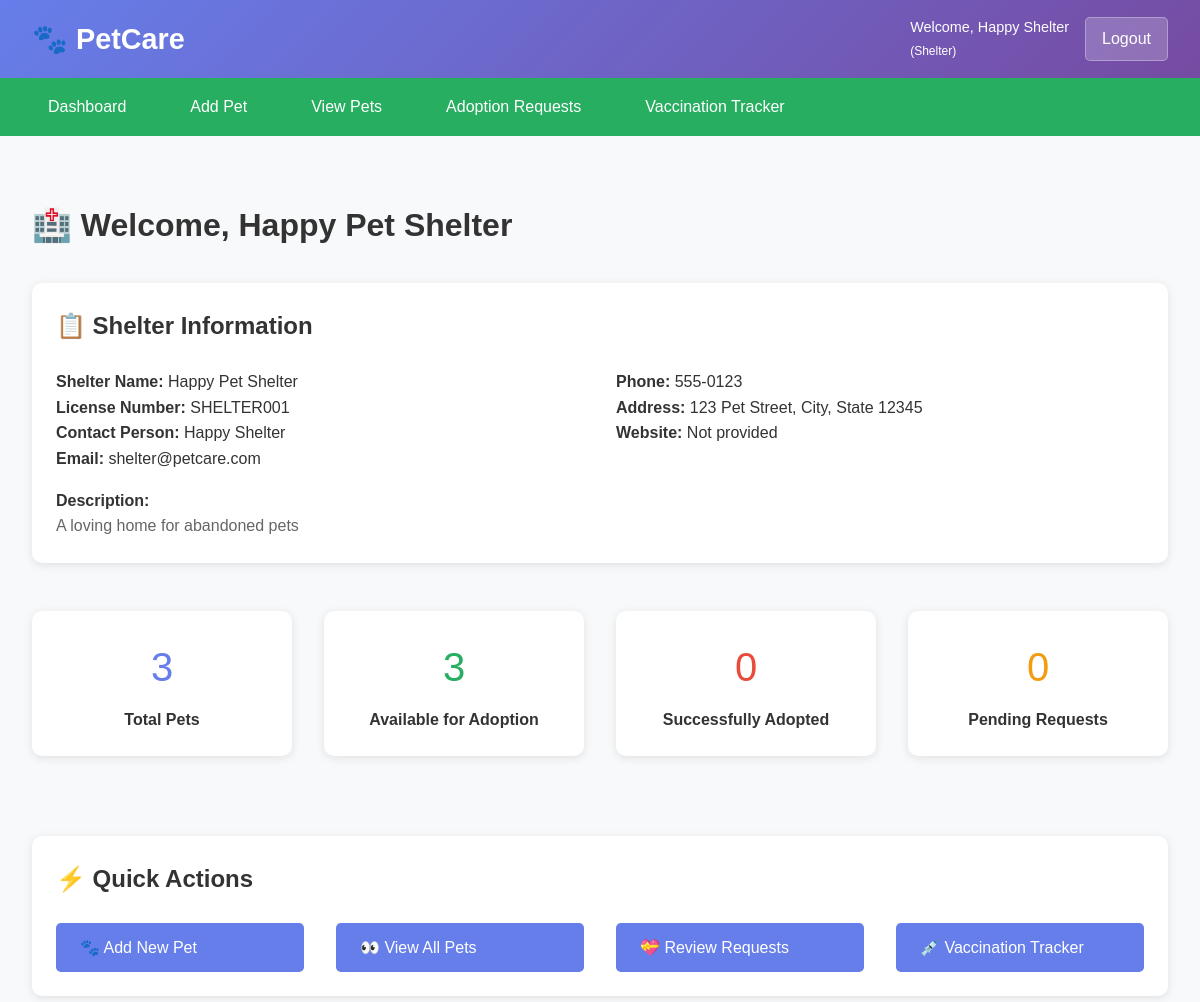
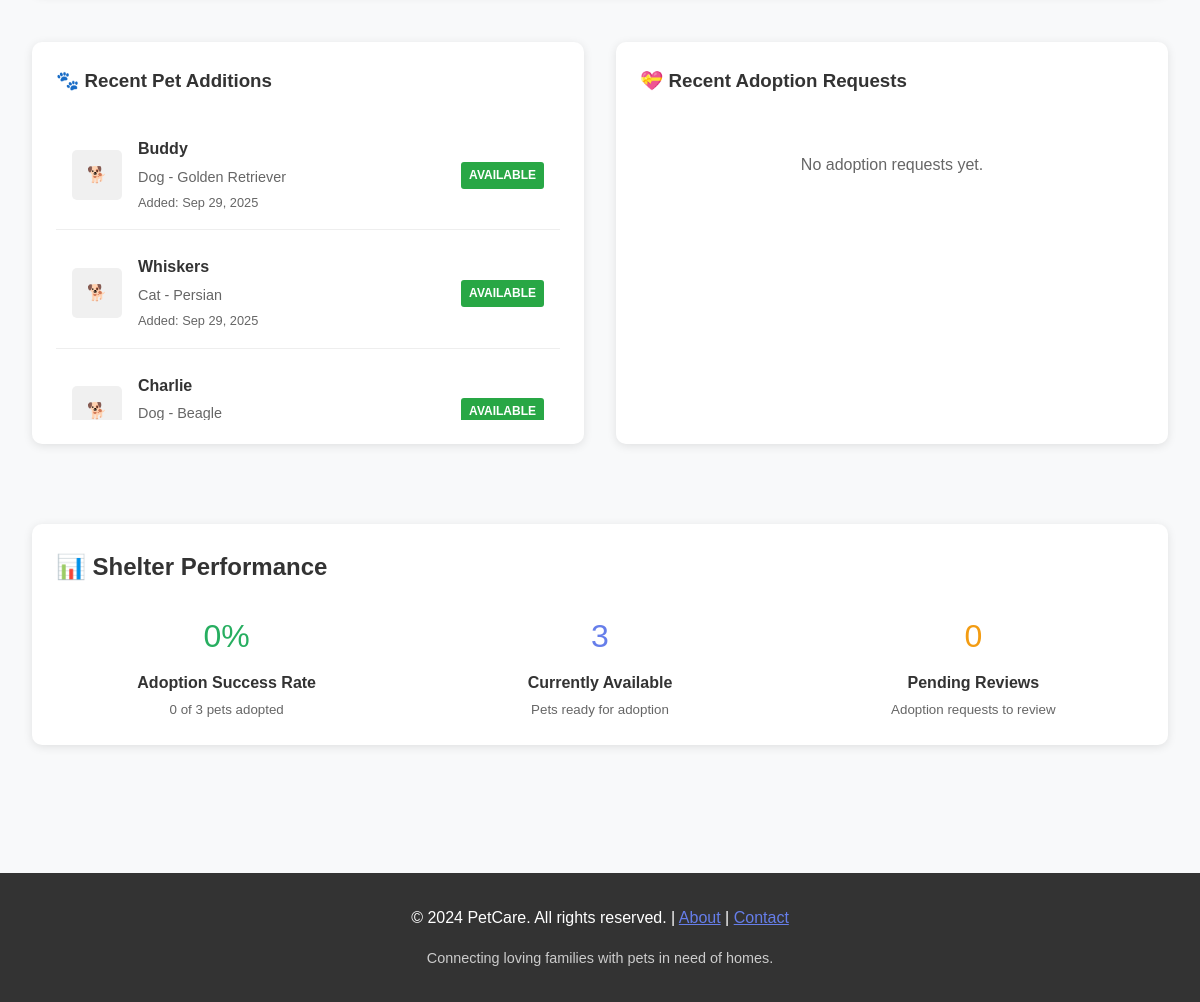
The page /shelter/dashboard.php (signed in) on the database its author committed (2 pictures, top to bottom).
### tables this page shows
CREATE TABLE shelters (
    id INT AUTO_INCREMENT PRIMARY KEY,
    user_id INT NOT NULL,
    shelter_name VARCHAR(100) NOT NULL,
    license_number VARCHAR(50),
    description TEXT,
    website VARCHAR(100),
    FOREIGN KEY (user_id) REFERENCES users(id) ON DELETE CASCADE
);

CREATE TABLE users (
    id INT AUTO_INCREMENT PRIMARY KEY,
    username VARCHAR(50) UNIQUE NOT NULL,
    email VARCHAR(100) UNIQUE NOT NULL,
    password VARCHAR(255) NOT NULL,
    user_type ENUM('admin', 'shelter', 'adopter') NOT NULL,
    first_name VARCHAR(50) NOT NULL,
    last_name VARCHAR(50) NOT NULL,
    phone VARCHAR(20),
    address TEXT,
    created_at TIMESTAMP DEFAULT CURRENT_TIMESTAMP,
    updated_at TIMESTAMP DEFAULT CURRENT_TIMESTAMP ON UPDATE CURRENT_TIMESTAMP
);

CREATE TABLE pets (
    id INT AUTO_INCREMENT PRIMARY KEY,
    shelter_id INT NOT NULL,
    name VARCHAR(50) NOT NULL,
    species ENUM('dog', 'cat', 'bird', 'rabbit', 'other') NOT NULL,
    breed VARCHAR(50),
    age INT,
    gender ENUM('male', 'female') NOT NULL,
    size ENUM('small', 'medium', 'large') NOT NULL,
    color VARCHAR(50),
    description TEXT,
    health_status VARCHAR(100),
    vaccination_status ENUM('up_to_date', 'partial', 'not_vaccinated') DEFAULT 'not_vaccinated',
    adoption_fee DECIMAL(10,2),
    status ENUM('available', 'adopted', 'pending', 'not_available') DEFAULT 'available',
    photo_path VARCHAR(255),
    created_at TIMESTAMP DEFAULT CURRENT_TIMESTAMP,
    updated_at TIMESTAMP DEFAULT CURRENT_TIMESTAMP ON UPDATE CURRENT_TIMESTAMP,
    FOREIGN KEY (shelter_id) REFERENCES shelters(id) ON DELETE CASCADE
);

### shelter/dashboard.php (the view, shortened to what this page needs)
<?php
require_once '../config/db.php';
try {
    $stmt = $pdo->prepare("
        SELECT s.*, u.first_name, u.last_name, u.email, u.phone, u.address
        FROM shelters s
        JOIN users u ON s.user_id = u.id
        WHERE u.id = ?
    ");
    $stmt->execute([$_SESSION['user_id']]);
    $shelter = $stmt->fetch();
    $shelter_id = $shelter['id'];
} catch(PDOException $e) {
    header('Location: /PetCare/index.php');
    exit();
}
try {
    $stats = [];
    $stmt = $pdo->prepare("SELECT COUNT(*) as count FROM pets WHERE shelter_id = ?");
    $stmt->execute([$shelter_id]);
    $stats['total_pets'] = $stmt->fetch()['count'];
    $stmt = $pdo->prepare("SELECT COUNT(*) as count FROM pets WHERE shelter_id = ? AND status = 'available'");
    $stmt->execute([$shelter_id]);
    $stats['available_pets'] = $stmt->fetch()['count'];
    $stmt = $pdo->prepare("SELECT COUNT(*) as count FROM pets WHERE shelter_id = ? AND status = 'adopted'");
    $stmt->execute([$shelter_id]);
    $stats['adopted_pets'] = $stmt->fetch()['count'];
    $stmt = $pdo->prepare("SELECT COUNT(*) as count FROM adoption_requests WHERE shelter_id = ? AND status = 'pending'");
    $stmt->execute([$shelter_id]);
    $stats['pending_requests'] = $stmt->fetch()['count'];
    $stmt = $pdo->prepare("
        SELECT * FROM pets
        WHERE shelter_id = ?
        ORDER BY created_at DESC
        LIMIT 5
    ");
    $stmt->execute([$shelter_id]);
    $recent_pets = $stmt->fetchAll();
    $stmt = $pdo->prepare("
        SELECT ar.*, p.name as pet_name, u.first_name, u.last_name, u.email
        FROM adoption_requests ar
        JOIN pets p ON ar.pet_id = p.id
        JOIN users u ON ar.adopter_id = u.id
        WHERE ar.shelter_id = ?
        ORDER BY ar.request_date DESC
        LIMIT 5
    ");
    $stmt->execute([$shelter_id]);
    $recent_requests = $stmt->fetchAll();
} catch(PDOException $e) {
    $stats = ['total_pets' => 0, 'available_pets' => 0, 'adopted_pets' => 0, 'pending_requests' => 0];
    $recent_pets = $recent_requests = [];
}
?>
<?php include '../common/header.php'; ?>
<?php include '../common/navbar_shelter.php'; ?>
<div class="main-content">
    <h1 style="color: #333; margin-bottom: 2rem;">🏥 Welcome, <?php echo htmlspecialchars($shelter['shelter_name']); ?></h1>
    <div class="card" style="margin-bottom: 3rem;">
        <h2 style="color: #333; margin-bottom: 1.5rem;">📋 Shelter Information</h2>
        <div class="grid grid-2">
            <div>
                <p><strong>Shelter Name:</strong> <?php echo htmlspecialchars($shelter['shelter_name']); ?></p>
                <p><strong>License Number:</strong> <?php echo htmlspecialchars($shelter['license_number']); ?></p>
                <p><strong>Contact Person:</strong> <?php echo htmlspecialchars($shelter['first_name'] . ' ' . $shelter['last_name']); ?></p>
                <p><strong>Email:</strong> <?php echo htmlspecialchars($shelter['email']); ?></p>
            </div>
            <div>
                <p><strong>Phone:</strong> <?php echo $shelter['phone'] ? htmlspecialchars($shelter['phone']) : 'Not provided'; ?></p>
                <p><strong>Address:</strong> <?php echo $shelter['address'] ? htmlspecialchars($shelter['address']) : 'Not provided'; ?></p>
                <p><strong>Website:</strong> <?php echo $shelter['website'] ? '<a href="' . htmlspecialchars($shelter['website']) . '" target="_blank">' . htmlspecialchars($shelter['website']) . '</a>' : 'Not provided'; ?></p>
            </div>
        </div>
        <?php if ($shelter['description']): ?>
            <div style="margin-top: 1rem;">
                <p><strong>Description:</strong></p>
                <p style="color: #666; line-height: 1.6;"><?php echo htmlspecialchars($shelter['description']); ?></p>
            </div>
        <?php endif; ?>
    </div>
    <div class="grid grid-4" style="margin-bottom: 3rem;">
        <div class="card text-center">
            <div style="font-size: 2.5rem; color: #667eea; margin-bottom: 0.5rem;">
                <?php echo $stats['total_pets']; ?>
            </div>
            <h4>Total Pets</h4>
        </div>
        <div class="card text-center">
            <div style="font-size: 2.5rem; color: #27ae60; margin-bottom: 0.5rem;">
                <?php echo $stats['available_pets']; ?>
            </div>
            <h4>Available for Adoption</h4>
        </div>
        <div class="card text-center">
            <div style="font-size: 2.5rem; color: #e74c3c; margin-bottom: 0.5rem;">
                <?php echo $stats['adopted_pets']; ?>
            </div>
            <h4>Successfully Adopted</h4>
        </div>
        <div class="card text-center">
            <div style="font-size: 2.5rem; color: #f39c12; margin-bottom: 0.5rem;">
                <?php echo $stats['pending_requests']; ?>
            </div>
            <h4>Pending Requests</h4>
        </div>
    </div>
    <div class="card" style="margin-bottom: 3rem;">
        <h2 style="color: #333; margin-bottom: 1.5rem;">⚡ Quick Actions</h2>
        <div class="grid grid-4">
            <a href="addPet.php" class="btn">🐾 Add New Pet</a>
            <a href="viewPets.php" class="btn">👀 View All Pets</a>
            <a href="adoptionRequests.php" class="btn">💝 Review Requests</a>
            <a href="vaccinationTracker.php" class="btn">💉 Vaccination Tracker</a>
        </div>
    </div>
    <div class="grid grid-2" style="margin-bottom: 3rem;">
        <div class="card">
            <h3 style="color: #333; margin-bottom: 1.5rem;">🐾 Recent Pet Additions</h3>
            <?php if (!empty($recent_pets)): ?>
                <div style="max-height: 300px; overflow-y: auto;">
                    <?php foreach ($recent_pets as $pet): ?>
                        <div style="display: flex; align-items: center; padding: 1rem; border-bottom: 1px solid #eee; margin-bottom: 0.5rem;">
                            <div style="margin-right: 1rem;">
                                <?php if ($pet['photo_path'] && file_exists('../uploads/' . $pet['photo_path'])): ?>
                                    <img src="../uploads/<?php echo htmlspecialchars($pet['photo_path']); ?>"
                                         alt="<?php echo htmlspecialchars($pet['name']); ?>"
                                         style="width: 50px; height: 50px; object-fit: cover; border-radius: 5px;">
                                <?php else: ?>
                                    <div style="width: 50px; height: 50px; background: #f0f0f0; border-radius: 5px; display: flex; align-items: center; justify-content: center;">
                                        🐕
                                    </div>
                                <?php endif; ?>
                            </div>
                            <div style="flex: 1;">
                                <h4 style="margin: 0; color: #333;"><?php echo htmlspecialchars($pet['name']); ?></h4>
                                <p style="margin: 0.25rem 0; color: #666; font-size: 0.9rem;">
                                    <?php echo ucfirst($pet['species']); ?> - <?php echo htmlspecialchars($pet['breed']); ?>
                                </p>
                                <p style="margin: 0; color: #666; font-size: 0.8rem;">
                                    Added: <?php echo date('M j, Y', strtotime($pet['created_at'])); ?>
                                </p>
                            </div>
                            <div>
                                <span class="badge badge-<?php
                                    echo $pet['status'] === 'available' ? 'success' :
                                        ($pet['status'] === 'adopted' ? 'info' :
                                        ($pet['status'] === 'pending' ? 'warning' : 'secondary'));
                                ?>">
                                    <?php echo ucfirst($pet['status']); ?>
                                </span>
                            </div>
                        </div>
                    <?php endforeach; ?>
                </div>
            <?php else: ?>
                <p style="color: #666; text-align: center; padding: 2rem;">No pets added yet.</p>
            <?php endif; ?>
        </div>
        <div class="card">
            <h3 style="color: #333; margin-bottom: 1.5rem;">💝 Recent Adoption Requests</h3>
            <?php if (!empty($recent_requests)): ?>
                <div style="max-height: 300px; overflow-y: auto;">
                    <?php foreach ($recent_requests as $request): ?>
                        <div style="padding: 1rem; border-bottom: 1px solid #eee; margin-bottom: 0.5rem;">
                            <h4 style="margin: 0 0 0.5rem 0; color: #333;"><?php echo htmlspecialchars($request['pet_name']); ?></h4>
                            <p style="margin: 0.25rem 0; color: #666; font-size: 0.9rem;">
                                <strong>Adopter:</strong> <?php echo htmlspecialchars($request['first_name'] . ' ' . $request['last_name']); ?>
                            </p>
                            <p style="margin: 0.25rem 0; color: #666; font-size: 0.9rem;">
                                <strong>Email:</strong> <?php echo htmlspecialchars($request['email']); ?>
                            </p>
                            <p style="margin: 0.25rem 0; color: #666; font-size: 0.8rem;">
                                Requested: <?php echo date('M j, Y g:i A', strtotime($request['request_date'])); ?>
                            </p>
                            <div style="margin-top: 0.5rem;">
                                <span class="badge badge-<?php
                                    echo $request['status'] === 'pending' ? 'warning' :
                                        ($request['status'] === 'approved' ? 'success' :
                                        ($request['status'] === 'rejected' ? 'danger' : 'info'));
                                ?>">
                                    <?php echo ucfirst($request['status']); ?>
                                </span>
                            </div>
                        </div>
                    <?php endforeach; ?>
                </div>
            <?php else: ?>
                <p style="color: #666; text-align: center; padding: 2rem;">No adoption requests yet.</p>
            <?php endif; ?>
        </div>
    </div>
    <div class="card">
        <h2 style="color: #333; margin-bottom: 1.5rem;">📊 Shelter Performance</h2>
        <div class="grid grid-3">
            <div class="text-center">
                <div style="font-size: 2rem; color: #27ae60; margin-bottom: 0.5rem;">
                    <?php echo $stats['total_pets'] > 0 ? round(($stats['adopted_pets'] / $stats['total_pets']) * 100, 1) : 0; ?>%
                </div>
                <h4>Adoption Success Rate</h4>
                <small style="color: #666;"><?php echo $stats['adopted_pets']; ?> of <?php echo $stats['total_pets']; ?> pets adopted</small>
            </div>
            <div class="text-center">
                <div style="font-size: 2rem; color: #667eea; margin-bottom: 0.5rem;">
                    <?php echo $stats['available_pets']; ?>
                </div>
                <h4>Currently Available</h4>
                <small style="color: #666;">Pets ready for adoption</small>
            </div>
            <div class="text-center">
                <div style="font-size: 2rem; color: #f39c12; margin-bottom: 0.5rem;">
                    <?php echo $stats['pending_requests']; ?>
                </div>
                <h4>Pending Reviews</h4>
                <small style="color: #666;">Adoption requests to review</small>
            </div>
        </div>
    </div>
</div>
<?php include '../common/footer.php'; ?>

### common/header.php (style rules this page uses)
* { margin: 0; padding: 0; box-sizing: border-box; }
body { font-family: 'Arial', sans-serif; line-height: 1.6; color: #333; background-color: #f8f9fa; }
.main-content { max-width: 1200px; margin: 0 auto; padding: 2rem; min-height: calc(100vh - 200px); }
.card { background: white; border-radius: 10px; box-shadow: 0 2px 10px rgba(0,0,0,0.1); padding: 1.5rem; margin-bottom: 2rem; }
.btn { display: inline-block; padding: 0.75rem 1.5rem; background: #667eea; color: white; text-decoration: none; border-radius: 5px; border: none; cursor: pointer; transition: background 0.3s; font-size: 1rem; }
.badge { display: inline-block; padding: 0.25rem 0.5rem; font-size: 0.75rem; font-weight: bold; border-radius: 3px; text-transform: uppercase; }
.badge-success { background: #28a745; color: white; }
.grid { display: grid; gap: 2rem; }
.grid-2 { grid-template-columns: repeat(auto-fit, minmax(300px, 1fr)); }
.grid-3 { grid-template-columns: repeat(auto-fit, minmax(250px, 1fr)); }
.grid-4 { grid-template-columns: repeat(auto-fit, minmax(200px, 1fr)); }
.text-center { text-align: center; }

### rows shown on the page
shelters: shelter_name "Happy Pet Shelter", license_number "SHELTER001", user.last_name "Happy Shelter", user.email "shelter@petcare.com", user.phone "555-0123", user.address "123 Pet Street, City, State 12345", description "A loving home for abandoned pets"
pets: name "Buddy", species "Dog", breed "Golden Retriever", created_at "Sep 29, 2025", status "AVAILABLE"
pets: name "Whiskers", species "Cat", breed "Persian", created_at "Sep 29, 2025", status "AVAILABLE"
pets: name "Charlie", species "Dog", breed "Beagle", status "AVAILABLE"

### other values the page prints
$_SESSION['first_name'] . ' ' . $_SESSION['last_name'] "Happy Shelter"
$_SESSION['user_type'] "Shelter"
$stats['total_pets'] "3"
$stats['available_pets'] "3"
$stats['adopted_pets'] "0"
$stats['pending_requests'] "0"
